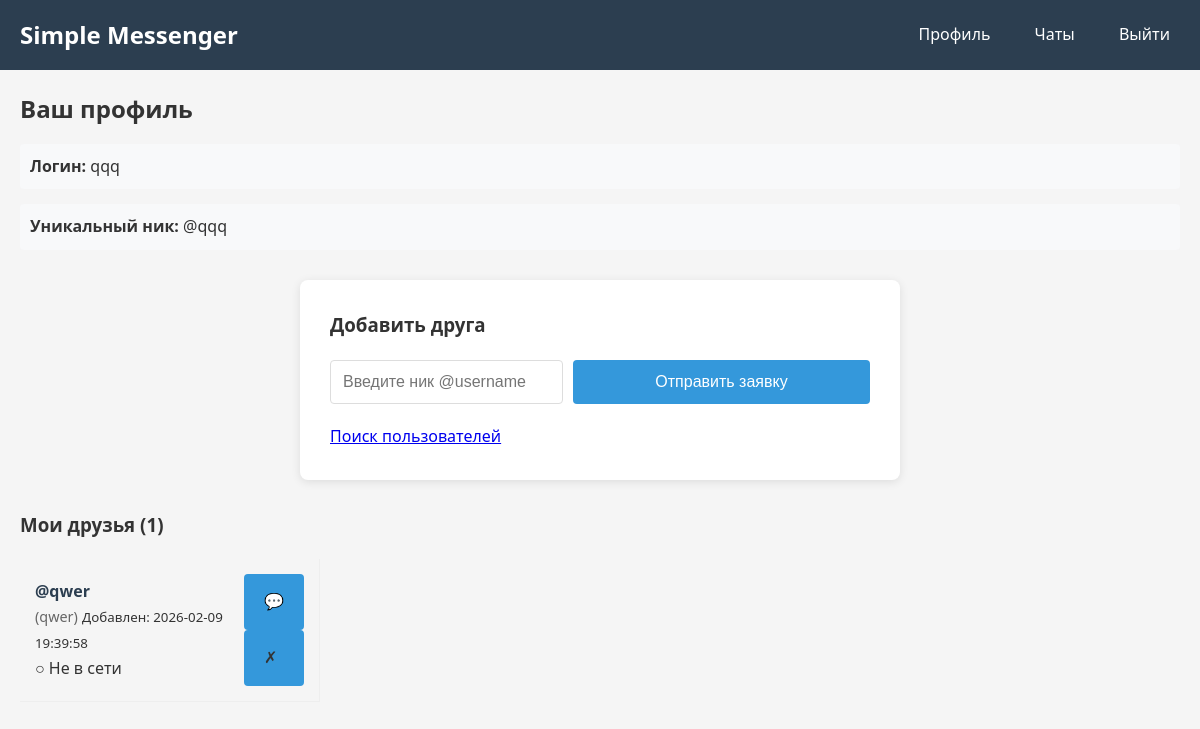
Page /profile (signed in) on the committed database.
### tables this page shows
CREATE TABLE users (
            id INTEGER PRIMARY KEY AUTOINCREMENT,
            username TEXT UNIQUE NOT NULL,
            password TEXT NOT NULL,
            unique_nickname TEXT UNIQUE NOT NULL,
            created_at TIMESTAMP DEFAULT CURRENT_TIMESTAMP,
            last_seen TIMESTAMP DEFAULT CURRENT_TIMESTAMP
        );

CREATE TABLE friends (
            id INTEGER PRIMARY KEY AUTOINCREMENT,
            user_id INTEGER NOT NULL,
            friend_id INTEGER NOT NULL,
            status TEXT DEFAULT 'pending',
            requested_at TIMESTAMP DEFAULT CURRENT_TIMESTAMP,
            accepted_at TIMESTAMP,
            FOREIGN KEY (user_id) REFERENCES users (id),
            FOREIGN KEY (friend_id) REFERENCES users (id),
            UNIQUE(user_id, friend_id)
        );

### Мессенджер MAX/app.py (the view)
@app.route('/profile')
@login_required
def profile():
    user = db.get_user_by_id(session['user_id'])
    friend_requests = db.get_friend_requests(session['user_id'])
    friends = db.get_friends_with_status(session['user_id'])
    return render_template('profile.html',
                         user=user,
                         friend_requests=friend_requests,
                         friends=friends)

### Мессенджер MAX/app.py (called while the page is built)
def login_required(f):
    @wraps(f)
    def decorated_function(*args, **kwargs):
        if 'user_id' not in session:
            return redirect(url_for('login'))
        db.update_last_seen(session['user_id'])
        return f(*args, **kwargs)
    return decorated_function

### Мессенджер MAX/database.py (called while the page is built)
    def get_connection(self):
        return sqlite3.connect(self.db_name, detect_types=sqlite3.PARSE_DECLTYPES)

    def update_last_seen(self, user_id):
        conn = self.get_connection()
        cursor = conn.cursor()
        cursor.execute(
            'UPDATE users SET last_seen = CURRENT_TIMESTAMP WHERE id = ?',
            (user_id,)
        )
        conn.commit()
        conn.close()

    def get_user_by_id(self, user_id):
        conn = self.get_connection()
        cursor = conn.cursor()
        cursor.execute('SELECT id, username, unique_nickname FROM users WHERE id = ?', (user_id,))
        user = cursor.fetchone()
        conn.close()
        if user:
            status = self.get_user_status(user_id)
            return {
                'id': user[0],
                'username': user[1],
                'unique_nickname': user[2],
                'status': status
            }
        return None

    def get_friend_requests(self, user_id):
        conn = self.get_connection()
        cursor = conn.cursor()
        cursor.execute('''
            SELECT f.id, f.user_id, f.status, f.requested_at,
                   u.username, u.unique_nickname
            FROM friends f
            JOIN users u ON f.user_id = u.id
            WHERE f.friend_id = ? AND f.status = 'pending'
            ORDER BY f.requested_at DESC
        ''', (user_id,))
        requests = cursor.fetchall()
        conn.close()
        return [{
            'id': req[0],
            'user_id': req[1],
            'status': req[2],
            'requested_at': req[3],
            'username': req[4],
            'unique_nickname': req[5]
        } for req in requests]

### Мессенджер MAX/templates/profile.html (shortened to what this page needs)
{% extends "base.html" %}
{% block content %}
<div class="profile-container">
    <div class="profile-header">
        <h2>Ваш профиль</h2>
        <div class="profile-info">
            <p><strong>Логин:</strong> {{ user.username }}</p>
            <p><strong>Уникальный ник:</strong> {{ user.unique_nickname }}</p>
        </div>
    </div>
    <div class="profile-sections">
        <div class="section search-container">
            <h3>Добавить друга</h3>
            <form method="POST" action="{{ url_for('add_friend') }}" class="search-form">
                <input type="text" name="nickname" placeholder="Введите ник @username" required>
                <button type="submit" class="btn">Отправить заявку</button>
            </form>
            <p><a href="{{ url_for('search_users') }}">Поиск пользователей</a></p>
        </div>
        <div class="section">
            <h3>Мои друзья ({{ friends|length }})</h3>
            {% if friends %}
                <div class="friends-list users-list">
                    {% for friend in friends %}
                        <div class="friend-item user-item">
                            <div class="friend-info user-info">
                                <strong>{{ friend.unique_nickname }}</strong>
                                <span>({{ friend.username }})</span>
                                {% if friend.accepted_at %}
                                    <small>Добавлен: {{ friend.accepted_at }}</small>
                                {% endif %}
                                <div>
                                    {% if friend.status == 'online' %}
                                        ● В сети
                                    {% elif friend.status == 'recently' %}
                                        ● Был(а) недавно
                                    {% else %}
                                        ○ Не в сети
                                    {% endif %}
                                </div>
                            </div>
                            <div class="friend-actions">
                                <a href="{{ url_for('chat_with', receiver_id=friend.id) }}" class="btn">💬</a>
                                <a href="{{ url_for('remove_friend', friend_id=friend.id) }}" class="btn" onclick="return confirm('Удалить из друзей?')">✗</a>
                            </div>
                        </div>
                    {% endfor %}
                </div>
            {% else %}
                <p>У вас пока нет друзей</p>
            {% endif %}
        </div>
    </div>
</div>
{% endblock %}

### Мессенджер MAX/static/style.css (style rules this page uses)
* { margin: 0; padding: 0; box-sizing: border-box; }
body { font-family: 'Segoe UI', Tahoma, Geneva, Verdana, sans-serif; line-height: 1.6; color: #333; background-color: #f5f5f5; }
button { width: 100%; padding: 12px; background-color: #3498db; color: white; border: none; border-radius: 4px; font-size: 16px; cursor: pointer; transition: background-color 0.3s; }
.profile-info p { margin: 15px 0; padding: 10px; background-color: #f8f9fa; border-radius: 4px; }
.btn { display: inline-block; padding: 10px 20px; background-color: #3498db; color: white; text-decoration: none; border-radius: 4px; transition: background-color 0.3s; }
.users-list { width: 300px; border-right: 1px solid #eee; overflow-y: auto; }
.users-list a { display: block; padding: 15px 20px; color: #333; text-decoration: none; transition: background-color 0.3s; }
.search-container { max-width: 600px; margin: 30px auto; background: white; padding: 30px; border-radius: 8px; box-shadow: 0 2px 10px rgba(0,0,0,0.1); }
.search-form { display: flex; gap: 10px; margin: 20px 0; }
.search-form input { flex: 1; padding: 12px; border: 1px solid #ddd; border-radius: 4px; font-size: 16px; }
.users-list { list-style: none; margin: 20px 0; padding: 0; }
.user-item { display: flex; justify-content: space-between; align-items: center; padding: 15px; border-bottom: 1px solid #eee; }
.user-info { flex: 1; }
.user-info strong { display: block; color: #2c3e50; }
.user-info span { color: #666; font-size: 0.9em; }
.friend-item { position: relative; overflow: hidden; }
.friend-item::before { content: ''; position: absolute; top: 0; left: -100%; width: 100%; height: 100%; background: linear-gradient(90deg, transparent, rgba(255,255,255,0.2), transparent); transition: left 0.5s; }

### rows in the picture
users: username "qqq", unique_nickname "@qqq"
friends: unique_nickname "@qwer", username "qwer", accepted_at "2026-02-09 19:39:58"

### other values in the picture
{{ friends|length }} "1"
